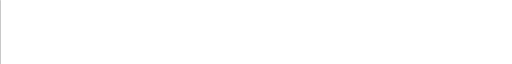
Frame 1 (no input)
Frame 60 (the mouse pressed at the canvas centre just before this capture): identical to frame 1, image omitted
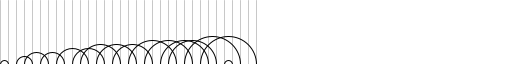
Frame 120 (the mouse held since frame 60 and released just before this capture)

The Processing sketch that drew these frames (run headless with seeded random() and noise(); from frame 60 on, the mouse is pressed at the canvas centre):

// Processing sketch: ShuffleArcs
// ── ShuffleArcs.pde
int sc = 8;
boolean[] swapped;
int[] positions;

void setup() {
  size(512, 64);
  ellipseMode(CORNER);
  noFill();
  smooth();
}

void draw() {
  int n = mouseX / sc + 1;

  int lowest = 0;
  boolean[] swapped = new boolean[n];
  int[] positions = new int[n];
  while(lowest < n) {
    if(!swapped[lowest]) {
      int start = lowest;
      int skip = 0;
      while(start < n) {
        skip++;
        int end = start + skip;
        while(end < n && swapped[end]) {
          skip++;
          end++;
        }
        if(end < n) {
          swapped[start] = true;
          positions[start] = end;
          swapped[end] = true;
          positions[end] = start;
        }
        start = end;
        while(start < n && swapped[start])
          start++;
      }
    }
    lowest++;
  }
  
  background(255);
  stroke(200);
  for(int i = 0; i < n; i++)
    line(i * sc, 0, i * sc, height);
  stroke(0);
  for(int i = 0; i < n; i++) {
    if(positions[i] > i) {
      int diff = positions[i] - i;
      diff *= sc;
      ellipse(i * sc, height - diff / 2, diff, diff);
    }
  }
}
